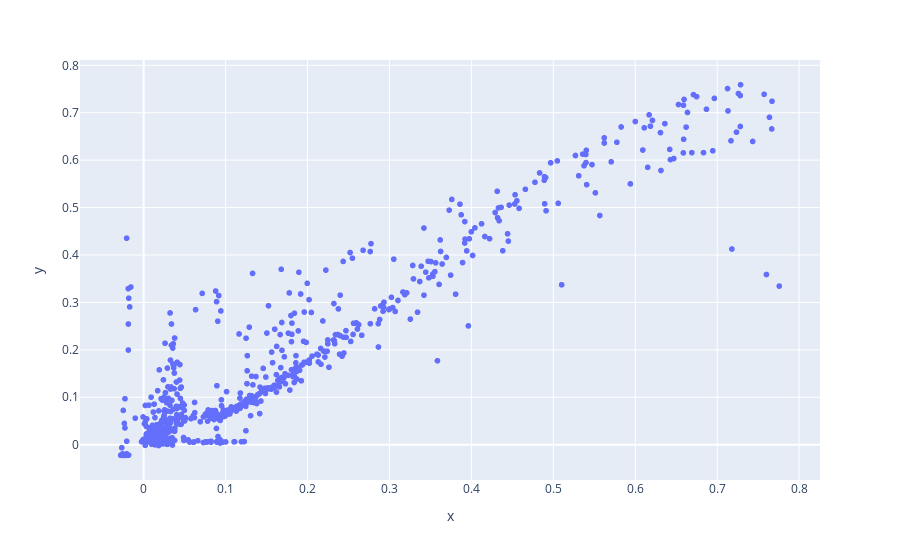

Source (notebook cell):
### Code cell
import plotly.express as px
fig = px.scatter(x=pred[0],
                 y=gts[0]
                )
fig.show()

### Figure 1 — Plotly figure (JSON) as saved in the notebook; plotly's stock layout.template omitted (floating-point values rounded to 4 significant figures; data arrays with more than 128 entries replaced by an {"elided": "..."} marker saying what was removed)
{"data": [{"hovertemplate": "x=%{x}<br>y=%{y}<extra></extra>", "legendgroup": "", "marker": {"color": "#636efa", "symbol": "circle"}, "mode": "markers", "name": "", "showlegend": false, "type": "scattergl", "x": {"elided": "1024 float values"}, "xaxis": "x", "y": {"elided": "1024 float values"}, "yaxis": "y"}], "layout": {"legend": {"tracegroupgap": 0}, "margin": {"t": 60}, "xaxis": {"anchor": "y", "domain": [0, 1], "title": {"text": "x"}}, "yaxis": {"anchor": "x", "domain": [0, 1], "title": {"text": "y"}}}}
